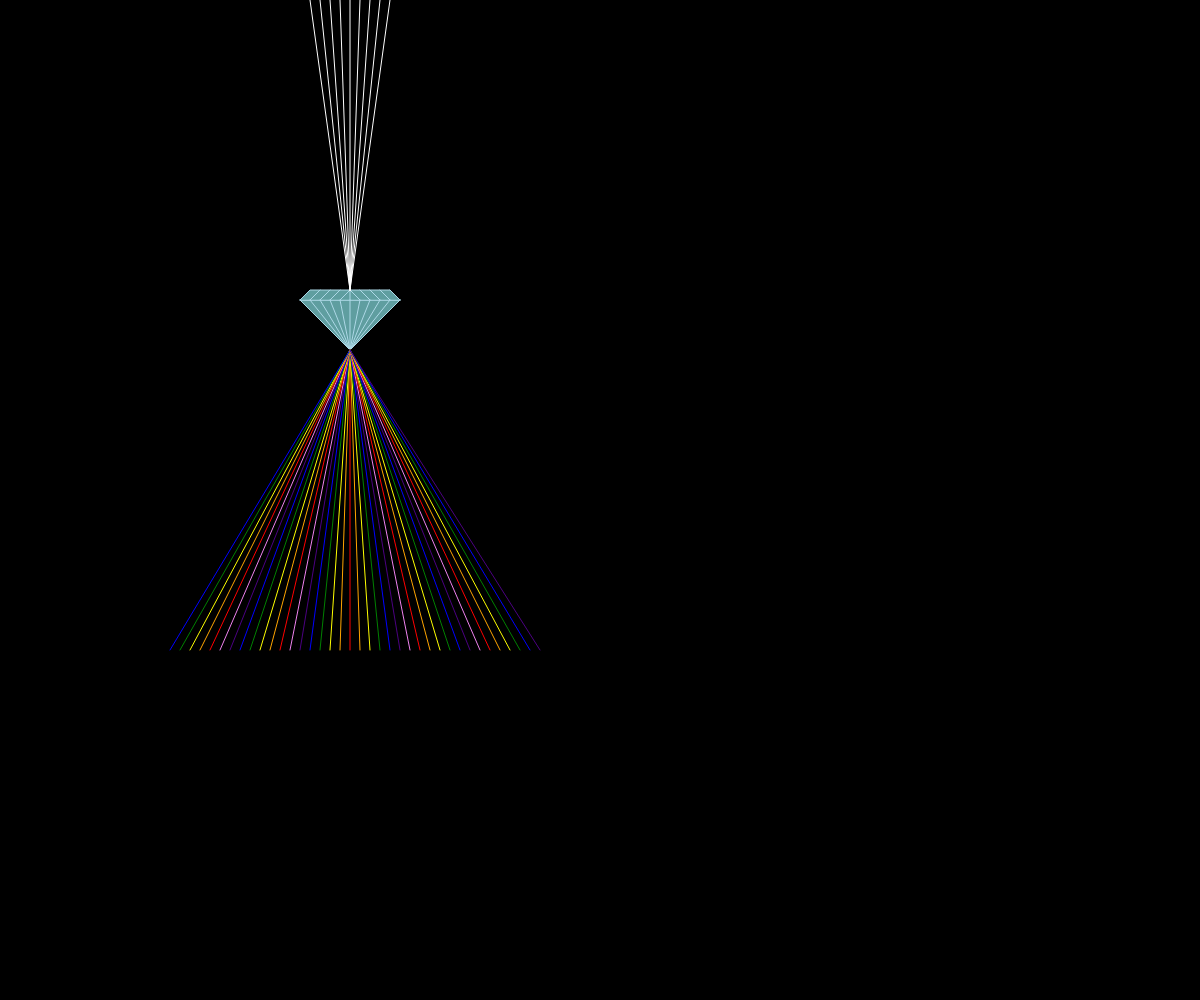
Frame 1 (no input)
Frame 60 (no input): identical to frame 1, image omitted
Frame 120 (the mouse pressed at the canvas centre since frame 60): identical to frame 1, image omitted

The p5.js sketch that drew this single still picture (run headless with seeded random() and noise() and a simulated clock; from frame 60 on, the mouse is pressed at the canvas centre):

// p5.js sketch
// ── sketch.js
//Sanjana's drawing

function setup(){
  createCanvas(windowWidth,windowHeight);
}

function draw(){
  background("black");
  stroke("lightblue")
  fill("cadetblue")
  //diamond
  triangle(300,300,350,350,400,300);
  quad(300,300,310,290,390,290,400,300);
  stroke("lightblue");
    line(310,300,350,350);
      line(320,290,310,300);
    line(320,300,350,350);
      line(330,290,320,300);
    line(330,300,350,350);
      line(340,290,330,300);
    line(340,300,350,350);
      line(350,290,340,300);
    line(350,300,350,350);
      line(350,290,350,300);
    line(360,300,350,350);
      line(350,290,360,300);
    line(370,300,350,350);
      line(360,290,370,300);
    line(380,300,350,350);
      line(370,290,380,300);
    line(390,300,350,350);
      line(380,290,390,300);
    line(400,300,350,350);
      line(390,290,400,300);
  //light entering
  stroke("white");
  line(310,0,350,290);
  line(320,0,350,290);
  line(330,0,350,290);
  line(340,0,350,290);
  line(350,0,350,290);
  line(360,0,350,290);
  line(370,0,350,290);
  line(380,0,350,290);
  line(390,0,350,290);

//rainbow on left
  stroke("red")
    line(350,650,350,350);
  stroke("orange")
    line(340,650,350,350);
  stroke("yellow");
    line(330,650,350,350);
  stroke("green");
    line(320,650,350,350);
  stroke("blue");
    line(310,650,350,350);
  stroke("indigo");
    line(300,650,350,350);
  stroke("violet");
    line(290,650,350,350);
  stroke("red");
    line(280,650,350,350);
  stroke("orange")
    line(270,650,350,350);
  stroke("yellow")
    line(260,650,350,350);
  stroke("green");
    line(250,650,350,350);
  stroke("blue");
    line(240,650,350,350);
  stroke("indigo");
    line(230,650,350,350);
  stroke("violet");
    line(220,650,350,350);
  stroke("red");
    line(210,650,350,350);
  stroke("orange")
    line(200,650,350,350);
  stroke("yellow")
    line(190,650,350,350);
  stroke("green");
    line(180,650,350,350);
  stroke("blue");
    line(170,650,350,350);
//rainbow on right
  stroke("orange");
    line(360,650,350,350);
  stroke("yellow");
    line(370,650,350,350);
  stroke("green");
    line(380,650,350,350);
  stroke("blue")
    line(390,650,350,350);
  stroke("indigo")
    line(400,650,350,350);
  stroke("violet");
    line(410,650,350,350);
  stroke("red");
    line(420,650,350,350);
  stroke("orange")
    line(430,650,350,350);
  stroke("yellow")
    line(440,650,350,350);
  stroke("green")
    line(450,650,350,350);
  stroke("blue")
    line(460,650,350,350);
  stroke("indigo");
    line(470,650,350,350);
  stroke("violet");
    line(480,650,350,350);
  stroke("red");
    line(490,650,350,350);
  stroke("orange")
    line(500,650,350,350);
  stroke("yellow")
    line(510,650,350,350);
  stroke("green")
    line(520,650,350,350);
  stroke("blue")
    line(530,650,350,350);
  stroke("indigo");
    line(540,650,350,350);
}
